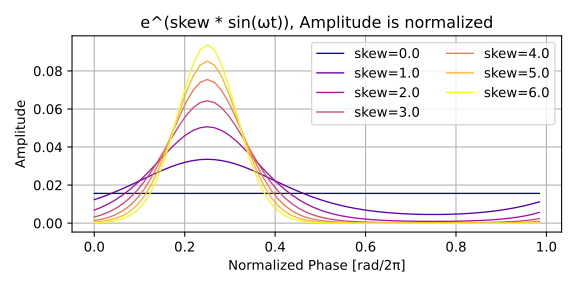

Source code (Python):
import math
import numpy as np
import matplotlib.pyplot as plt

def getSplitGain(skew, phase):
    gain = np.exp(skew * np.sin(math.tau * phase))
    return gain / np.sum(gain)

skewMax = 6
phase = np.linspace(0, 1, 64, endpoint=False)

plt.figure(figsize=(6, 3))
cmap = plt.get_cmap("plasma")
for skew in np.linspace(0, skewMax, skewMax + 1):
    splitGain = getSplitGain(skew, phase)
    plt.plot(
        phase,
        splitGain,
        lw=1,
        color=cmap(skew / skewMax),
        label=f"skew={skew}",
    )
plt.title("e^(skew * sin(ωt)), Amplitude is normalized")
plt.ylabel("Amplitude")
plt.xlabel("Normalized Phase [rad/2π]")
plt.legend(ncol=2)
plt.grid()
plt.tight_layout()
plt.savefig("skewplot.svg")
plt.show()
